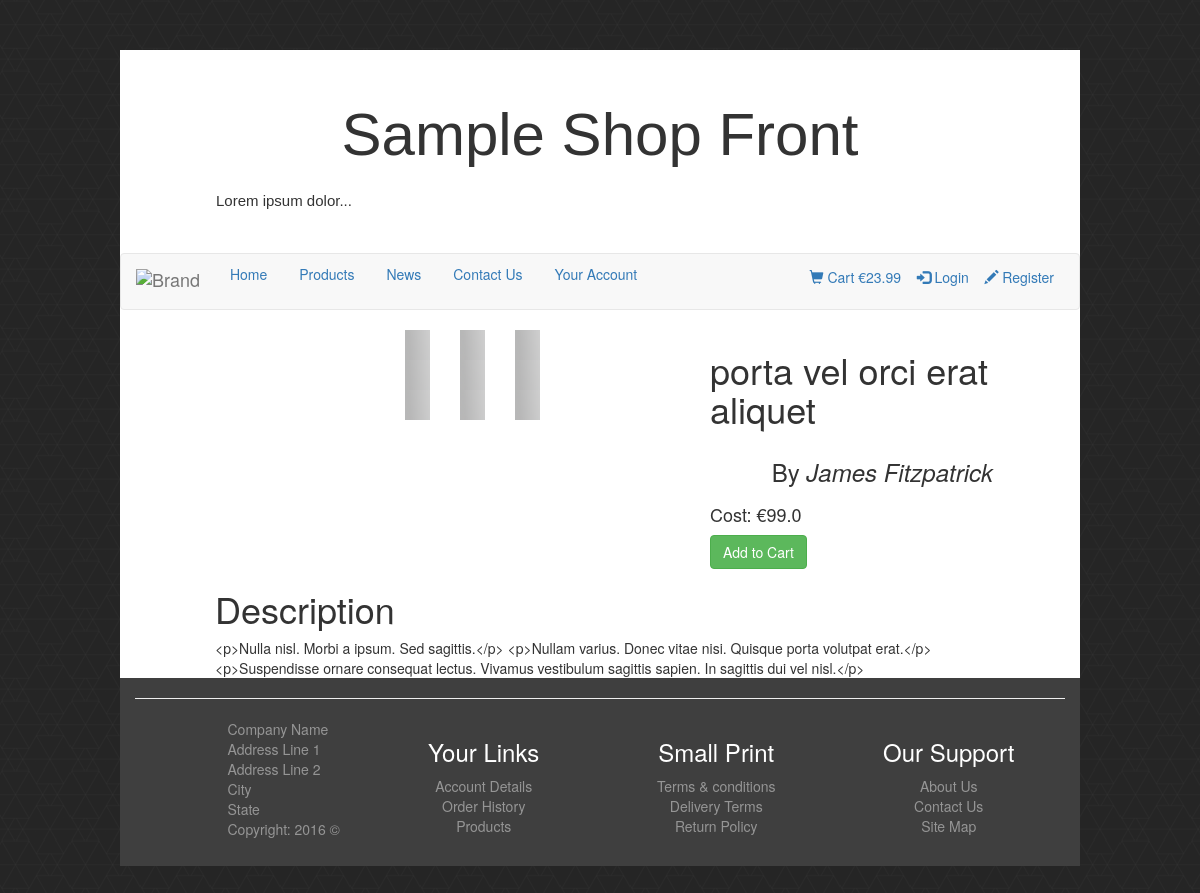
/products/2, run on an earlier commit of the app's database.
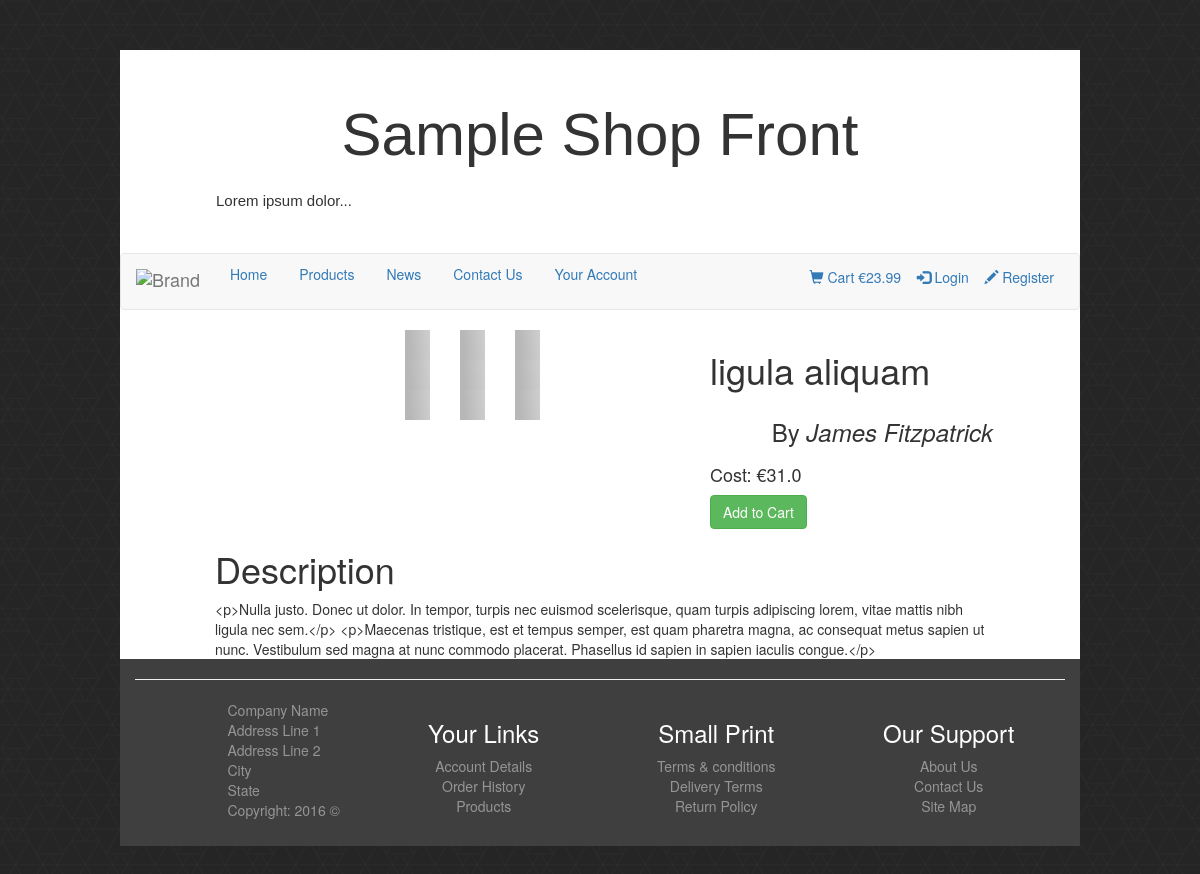
And on a later commit of the database.
### app/model.py (models this page shows, shortened)
class Product(db.Model):
    __tablename__ = 'products'
    proID = db.Column(db.Integer, primary_key=True, )
    title = db.Column(db.String(64))
    description = db.Column(db.String)
    cost = db.Column(db.Float)
    default_image_ID = db.Column(db.Integer)
    owner_ID = db.Column(db.Integer)
    available = db.Column(db.Boolean, default=False)
    stock_qty = db.Column(db.Integer)

### app/main/views.py (the view)
@main.route("/products/<item>")
def product_view(item):
    try:
        product = db.session.query(Product).filter(Product.proID == item).one()
        image_name = get_default_image(product.default_image_ID)
        product.image = image_name
        return render_template("main/product-view.html", product=product)
    except NoResultFound:
        response = make_response(render_template('errors/404.html'), 404)
        return response

### app/auth/views.py (called while the page is built)
@auth.before_app_request
def before_request():
    if current_user.is_authenticated:
        current_user.ping()
        if not current_user.confirmed:
            return redirect(url_for('auth.login'))

### app/functions.py (called while the page is built)
def get_default_image(img_id):
    try:
        query = db.session.query(Images).filter(Images.imgID == img_id).one()
        return query.name
    except NoResultFound:
        return None

### app/templates/main/product-view.html
{% extends "base/base.html" %}
{% block myContent %}
<div class="row padding-sides">
<div class="col-md-5 col-md-push-7">
{% include "product/_product-view-header.html" %}
</div>
<div class="container col-md-6 col-md-pull-5">
{% include "product/_image-block.html" %}
</div>
<div class="col-md-10 col-md-offset-1">
{% include "product/_product-view-description.html" %}
</div>
</div>
{% endblock %}

### app/templates/base/base.html (shortened to what this page needs)
{% extends "bootstrap/base.html" %}
{% block head %}
{% include "base/_css.html" %}
{{ super() }}
{% endblock %}
{% block body %}
<div id="container">
{% include "base/_header.html" %}
{% include "base/_nav.html" %}
{% block myContent %}{% endblock %}
{% include "base/_footer.html" %}
</div>
{% endblock %}

### app/templates/base/_css.html
<link rel='stylesheet'  type='text/css' href="{{ url_for('static', filename='css/style.css') }}">
<link rel='stylesheet'  type='text/css' href="{{ url_for('static', filename='css/foundation.css') }}">
<link rel='stylesheet'  type='text/css' href="{{ url_for('static', filename='css/jMyCarousel/style.css') }}">

### app/templates/base/_header.html
<header>
	<h1>Sample Shop Front</h1>
   <p> Lorem ipsum dolor...</p>
</header>

### app/templates/base/_nav.html (shortened to what this page needs)
<nav class="navbar navbar-default">
  <div class="container-fluid">
    <div class="navbar-header">
      <a class="navbar-brand" href="#">
        <img alt="Brand" src="#">
      </a>
    </div>
    <ul class="nav nav-pills">
        <li role="presentation" {% if request.url_rule.endpoint == "main.index" %}class="active"{% endif %}>
        <a href="{{ url_for('main.index') }}">Home</a></li>
        <li role="presentation" {% if request.url_rule.endpoint == "main.products" %}class="active"{% endif %}>
        <a href="{{ url_for('main.products') }}">Products</a></li>
        <li role="presentation"><a href="#">News</a></li>
        <li role="presentation" {% if request.url_rule.endpoint == "main.contact" %}class="active"{% endif %}>
        <a href="{{ url_for('main.contact') }}">Contact Us</a></li>
        <li role="presentation" {% if request.url_rule.endpoint == "auth.account" %}class="active"{% endif %}>
        <a href="{{ url_for('auth.account') }}">Your Account</a></li>
        <div style="margin-right: 10px; margin-left: 15px; margin-top: 5px; margin-bottom: 5px;"  class="container-fluid">
          <ul class="nav navbar-nav navbar-right">
			<h5>
			<a href="{{ url_for('main.cart') }}"> <span class="glyphicon glyphicon-shopping-cart"></span> Cart&nbsp;&euro;23.99&nbsp;&nbsp;&nbsp;</a>
			{% if current_user.is_active %}
            <a class="active" href="{{ url_for('auth.logout') }}"><span class="glyphicon glyphicon-log-out"></span> Logout&nbsp;&nbsp;&nbsp;</a>
			{% else %}
		    <a class="active" href="{{ url_for('auth.login') }}"><span class="glyphicon glyphicon-log-in"></span> Login&nbsp;&nbsp;&nbsp;</a>
		    <a class="active" href="{{ url_for('auth.register') }}"><span class="glyphicon glyphicon-pencil"></span> Register</a>
			{% endif %}
            </h5>
	  </div>
      </ul>
  </div>
</nav>

### app/templates/product/_product-view-header.html
<div class="col-md-12"><h1>{{ product.title }}</h1></div>
<div class="col-md-10 col-md-push-2"><h3>By <cite>James Fitzpatrick</cite></h3></div>
<div class="col-md-12"><h4>Cost: &euro;{{ product.cost }}</h4></div>
<div class="col-md-12"><input type="button" name="Add to Cart" value="Add to Cart" class="btn btn-success"></div>

### app/templates/product/_image-block.html (shortened to what this page needs)
	<div class="col-sm-6 col-md-6">
	</div>
	<div class="col-sm-6 col-md-6">
		<div class="col-xs-12 col-sm-12 col-md-12">
			<div class="col-xs-4 col-sm-4 col-md-4"><img src="{{ url_for('static', filename='images/image_holder-75x90.png') }}" alt="" class="img-responsive center-block"></div>
			<div class="col-xs-4 col-sm-4 col-md-4"><img src="{{ url_for('static', filename='images/image_holder-75x90.png') }}" alt="" class="img-responsive center-block"></div>
			<div class="col-xs-4 col-sm-4 col-md-4"><img src="{{ url_for('static', filename='images/image_holder-75x90.png') }}" alt="" class="img-responsive center-block"></div>
		</div>
		<div class="col-xs-12 col-sm-12 col-md-12">
			<div class="col-xs-4 col-sm-4 col-md-4"><img src="{{ url_for('static', filename='images/image_holder-75x90.png') }}" alt="" class="img-responsive center-block"></div>
			<div class="col-xs-4 col-sm-4 col-md-4"><img src="{{ url_for('static', filename='images/image_holder-75x90.png') }}" alt="" class="img-responsive center-block"></div>
			<div class="col-xs-4 col-sm-4 col-md-4"><img src="{{ url_for('static', filename='images/image_holder-75x90.png') }}" alt="" class="img-responsive center-block"></div>
		</div>
		<div class="col-xs-12 col-sm-12 col-md-12">
			<div class="col-xs-4 col-sm-4 col-md-4"><img src="{{ url_for('static', filename='images/image_holder-75x90.png') }}" alt="" class="img-responsive center-block"></div>
			<div class="col-xs-4 col-sm-4 col-md-4"><img src="{{ url_for('static', filename='images/image_holder-75x90.png') }}" alt="" class="img-responsive center-block"></div>
			<div class="col-xs-4 col-sm-4 col-md-4"><img src="{{ url_for('static', filename='images/image_holder-75x90.png') }}" alt="" class="img-responsive center-block"></div>
		</div>
	</div>

### app/templates/product/_product-view-description.html
<h1>Description</h1>
{{ product.description }}

### app/templates/base/_footer.html
<footer class="col-md-12">
<hr>
<div class="col-md-2 col-md-offset-1" >
	<p class="no-padding">Company Name</p>
	<p class="no-padding">Address Line 1</p>
	<p class="no-padding">Address Line 2</p>
	<p class="no-padding">City</p>
	<p class="no-padding">State</p>
	<p class="no-padding">Copyright: 2016 &copy;</p>
</div>
<div class="col-md-3 text-center">
	<ul class="list-unstyled">
	<li><h3>Your Links</h3></li>
	<a href="account.html"><li>Account Details</li></a>
	<a href="account.html"><li>Order History</li></a>
	<a href="account.html"><li>Products</li></a>
	</ul>
</div>
<div class="col-md-3 text-center">
	<ul class="list-unstyled">
	<li><h3>Small Print</h3></li>
	<a href="terms.html"><li>Terms & conditions</li></a>
	<a href="terms.html#Delivery"><li>Delivery Terms</li></a>
	<a href="terms.html#return"><li>Return Policy</li></a>
	</ul>
</div>
<div class="col-md-3 text-center">
	<ul class="list-unstyled">
	<li><h3>Our Support</h3></li>
	<a href="about-us.html"><li>About Us</li></a>
	<a href="contact.html"><li>Contact Us</li></a>
	<a href="site-map.html"><li>Site Map</li></a>
	</ul>
</div>
</footer>

### app/static/css/style.css (style rules this page uses)
footer a, footer p { color: rgba(255, 255, 255, 0.45); }
footer { background-color: rgba(37, 37, 37, 0.88); color: white; padding-bottom: 20px; }
.no-padding { margin: 0; padding: 0; }
body { background: url('../images/dark_geometric.png'); }
#container { width: 80%; overflow: hidden; margin: 50px auto; background: white; }
header { width: 80%; margin: 40px auto; }
header h1 { text-align: center; font: 100 60px/1.5 Helvetica, Verdana, sans-serif; }
header p { font: 100 15px/1.5 Helvetica, Verdana, sans-serif; text-align: justify; }

### app/static/css/foundation.css (style rules this page uses)
.col-lg-1, .col-lg-10, .col-lg-11, .col-lg-12, .col-lg-2, .col-lg-3, .col-lg-4, .col-lg-5, .col-lg-6, .col-lg-7, .col-lg-8, .col-lg-9, .col-md-1, .col-md-10, .col-md-11, .col-md-12, .col-md-2, .col-md-3, .col-md-4, .col-md-5, .col-md-6, .col-md-7, .col-md-8, .col-md-9, .col-sm-1, .col-sm-10, .col-sm-11, .col-sm-12, .col-sm-2, .col-sm-3, .col-sm-4, .col-sm-5, .col-sm-6, .col-sm-7, .col-sm-8, .col-sm-9, .col-xs-1, .col-xs-10, .col-xs-11, .col-xs-12, .col-xs-2, .col-xs-3, .col-xs-4, .col-xs-5, .col-xs-6, .col-xs-7, .col-xs-8, .col-xs-9 { position: relative; min-height: 1px; padding-right: 0px; padding-left: 0px; }
.padding-sides { padding-right:15px; padding-left: 15px; }

What changed in the data, as far as the page shows it:
changed Product: title "porta vel orci erat aliquet" → "ligula aliquam"; cost "99.0" → "31.0"; description "<p>Nulla nisl. Morbi a ipsum. Sed sagittis.</p> <p>Nullam varius. Donec vitae nisi. Quisque porta volutpat erat.</p> <p>Suspendisse ornare consequat lectus. Vivamus vestibulum sagittis sapien. In sagittis dui vel nisl.</p>" → "<p>Nulla justo. Donec ut dolor. In tempor, turpis nec euismod scelerisque, quam turpis adipiscing lorem, vitae mattis nibh ligula nec sem.</p> <p>Maecenas tristique, est et tempus semper, est quam pharetra magna, ac consequat metus sapien ut nunc. Vestibulum sed magna at nunc commodo placerat. Phasellus id sapien in sapien iaculis congue.</p>"
